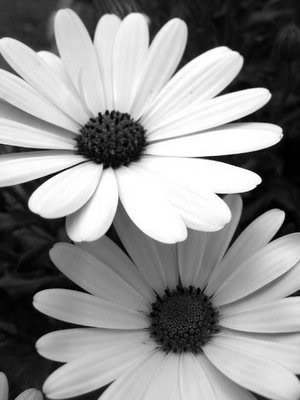
#> input picture Images/BnWFlower.jpg, 300 x 400 px
$ python gl_slicing.py
#> lines starting #> are read from the running program, lines starting #| are printed output that depends on the picture
from pylab import *
a = imread('Images/BnWFlower.jpg')
#> a is the input picture: shape (400, 300); min 0, max 255, mean 143.5
p = double(a)
row,col = p.shape
#> row = 400; col = 300
for i in range(1,row,1):
    for j in range(1,col,1):
        if a.item(i,j)>50 and a.item(i,j)<150:
            p[i,j]=255
        else:
            p[i,j]=0
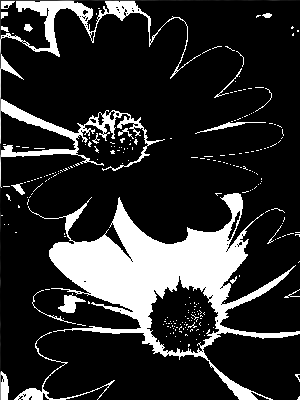
#> p: shape (400, 300) float64; min 0, max 255, mean 46.3
figure(1)
subplot(1,2,1)
imshow(a)
gray()
title('Original Image')
subplot(1,2,2)
imshow(p)
gray()
title('Gray Level Slicing Without Background')
show()
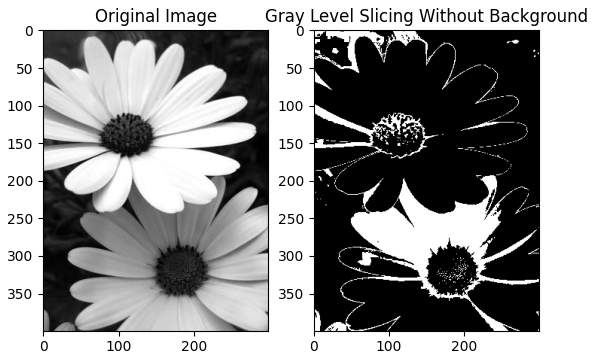
#> figure drawn by matplotlib, 2 panels
